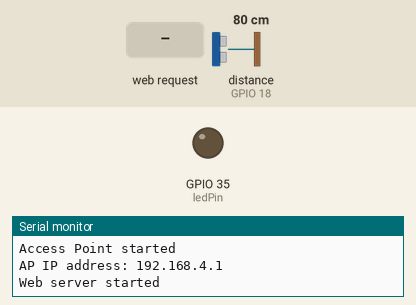
Recording of a sketch running on a simulated ESP32. On the bench: output pins drawn as LEDs (lit = HIGH), the last lines printed to the serial monitor. Inputs (shaded band) come from the test bench; at power-on: distance to the obstacle (sensor on GPIO 18) 80 cm. The echo pulse lasts 58.3 µs per cm; pins used as bus, display or sensor lines are not drawn.

Above: at 1.2 s.
1.3 s: HTTP request GET /getDistance received
At 1.6 s:
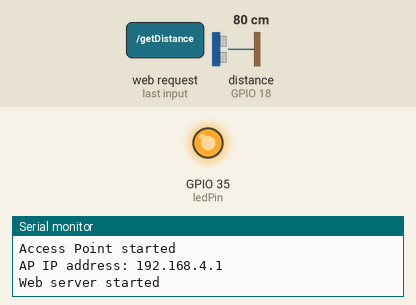
2.8 s: HTTP request GET /setLimit?value=1 received
4.3 s: HTTP request GET /getDistance?value=1 received
At 5.1 s:
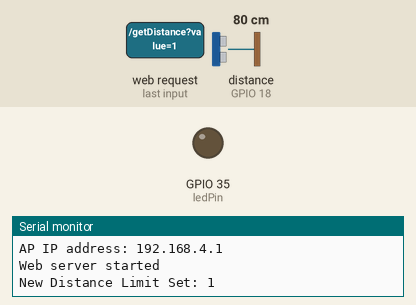
Timing chart, 0 to 7.3 s (numbered marks = the images above; inputs shaded):
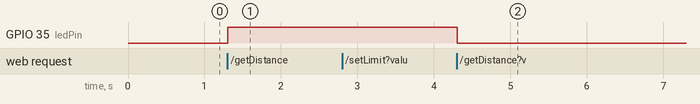

Measured:
- after the input at 1.3 s, GPIO 35 (ledPin): LOW → HIGH at once
- after the input at 4.3 s, GPIO 35 (ledPin): HIGH → LOW at once

The sketch:

Ultrasonic-Alert-System.ino
```cpp
#include <WiFi.h>
#include <WebServer.h>

// WiFi Access Point Credentials
const char* ssid = "ESP32_AP";
const char* password = "12345678";

// Web server on port 80
WebServer server(80);

// LED and Ultrasonic Sensor Pins
const int ledPin = 35;
const int trigPin = 5;
const int echoPin = 18;

bool ledState = false; // LED state
int distanceLimit = 100; // Default distance limit in cm

// Function to measure distance
long getDistance() {
    digitalWrite(trigPin, LOW);
    delayMicroseconds(2);
    digitalWrite(trigPin, HIGH);
    delayMicroseconds(10);
    digitalWrite(trigPin, LOW);

    long duration = pulseIn(echoPin, HIGH);
    long distance = duration * 0.034 / 2; // Convert to cm
    return distance;
}

void setup() {
    pinMode(ledPin, OUTPUT);
    digitalWrite(ledPin, LOW);

    pinMode(trigPin, OUTPUT);
    pinMode(echoPin, INPUT);

    Serial.begin(115200);

    WiFi.softAP(ssid, password);
    Serial.println("Access Point started");
    Serial.print("AP IP address: ");
    Serial.println(WiFi.softAPIP());

    server.on("/", handleRoot);
    server.on("/setLimit", handleSetLimit);
    server.on("/getDistance", handleGetDistance);

    server.begin();
    Serial.println("Web server started");
}

void loop() {
    server.handleClient();
}

// Serve the HTML page
void handleRoot() {
    String html = "<!DOCTYPE html>"
                  "<html>"
                  "<head>"
                  "<title>ESP32 Ultrasonic Sensor</title>"
                  "<style>"
                  "body { text-align: center; font-family: Arial, sans-serif; transition: background-color 0.5s; }"
                  ".red { background-color: red; }"
                  "</style>"
                  "<script>"
                  "function updateDistance() {"
                  " fetch('/getDistance')"
                  " .then(response => response.json())"
                  " .then(data => {"
                  " document.getElementById('distance').innerText = data.distance + ' cm';"
                  " document.body.className = data.alert ? 'red' : '';"
                  " });"
                  "}"
                  "function setLimit() {"
                  " var limit = document.getElementById('limitInput').value;"
                  " fetch('/setLimit?value=' + limit);"
                  "}"
                  "setInterval(updateDistance, 1000);"
                  "</script>"
                  "</head>"
                  "<body>"
                  "<h1>ESP32 Ultrasonic Sensor</h1>"
                  "<p>Distance: <span id='distance'>-- cm</span></p>"
                  "<input type='number' id='limitInput' value='100' placeholder='Set Distance Limit' />"
                  "<button onclick='setLimit()'>Set Limit</button>"
                  "</body>"
                  "</html>";
    server.send(200, "text/html", html);
}

// Handle setting distance limit
void handleSetLimit() {
    if (server.hasArg("value")) {
        distanceLimit = server.arg("value").toInt();
        Serial.print("New Distance Limit Set: ");
        Serial.println(distanceLimit);
    }
    server.send(200, "text/plain", "Limit updated");
}

// Handle getting distance and checking alert condition
void handleGetDistance() {
    long distance = getDistance();
    bool alert = distance < distanceLimit;

    // Update LED based on alert state
    digitalWrite(ledPin, alert ? HIGH : LOW);

    // Send JSON response
    String jsonResponse = "{ \"distance\": " + String(distance) + ", \"alert\": " + String(alert ? "true" : "false") + " }";
    server.send(200, "application/json", jsonResponse);
}
```
